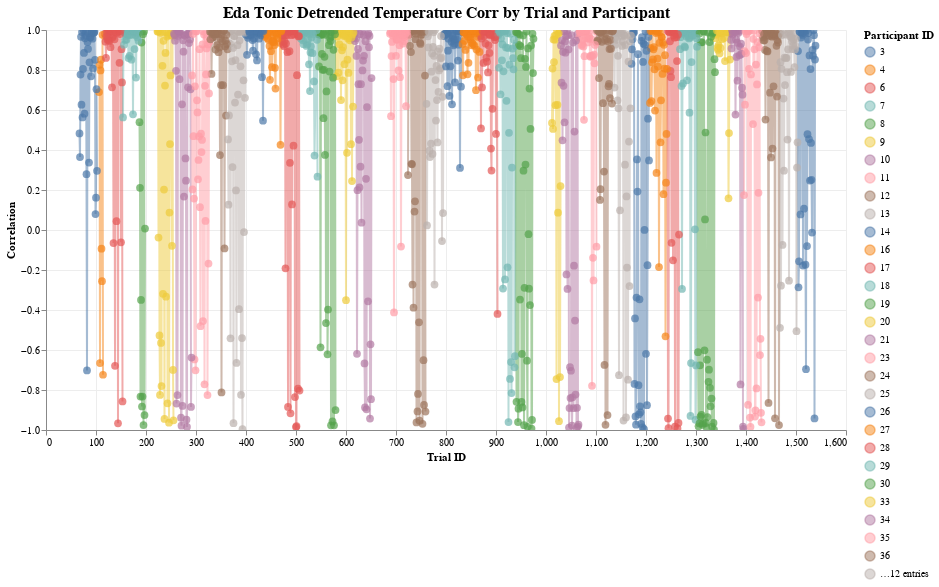

Notebook cell for this chart:
### Code cell
col1, col2 = "eda_tonic_detrended", "temperature"

corr_by_trial = calculate_correlations_by_trial(df, col1, col2)
corr_by_participant = aggregate_correlations_fisher_z(
    corr_by_trial, f"{col1}_{col2}_corr", "participant_id", include_ci=True
)
plot_correlations_by_trial(corr_by_trial, f"{col1}_{col2}_corr")
# plot_correlations_by_participant(corr_by_participant, f"{col1}_{col2}_corr")

### Figure 1 — Vega-Lite specification as saved in the notebook (floating-point values rounded to 4 significant figures; data arrays with more than 128 entries replaced by an {"elided": "..."} marker saying what was removed)
{"config": {"view": {"continuousWidth": 300, "continuousHeight": 300, "strokeWidth": 0}, "axis": {"grid": true, "gridColor": "#ededed"}, "title": {"fontSize": 16, "anchor": "middle"}}, "layer": [{"mark": {"type": "line", "opacity": 0.5}, "encoding": {"color": {"field": "participant_id", "legend": {"title": "Participant ID"}, "type": "nominal"}, "x": {"axis": {"title": "Trial ID"}, "field": "trial_id", "type": "quantitative"}, "y": {"axis": {"title": "Correlation"}, "field": "eda_tonic_detrended_temperature_corr", "scale": {"domain": [-1, 1]}, "type": "quantitative"}}, "name": "view_2"}, {"mark": {"type": "circle", "size": 60}, "encoding": {"color": {"field": "participant_id", "legend": {"title": "Participant ID"}, "type": "nominal"}, "tooltip": [{"field": "participant_id", "type": "nominal"}, {"field": "trial_id", "type": "quantitative"}, {"field": "eda_tonic_detrended_temperature_corr", "format": ".3f", "type": "quantitative"}], "x": {"axis": {"title": "Trial ID"}, "field": "trial_id", "type": "quantitative"}, "y": {"axis": {"title": "Correlation"}, "field": "eda_tonic_detrended_temperature_corr", "scale": {"domain": [-1, 1]}, "type": "quantitative"}}}], "data": {"name": "data-2ecdcaf17c380b8e63a973ddb77d8268"}, "height": 400, "params": [{"name": "param_5", "select": {"type": "interval", "encodings": ["x", "y"]}, "bind": "scales", "views": ["view_2"]}], "title": "Eda Tonic Detrended Temperature Corr by Trial and Participant", "width": 800, "$schema": "https://vega.github.io/schema/vega-lite/v5.20.1.json", "datasets": {"data-2ecdcaf17c380b8e63a973ddb77d8268": {"elided": "1365 records"}}}
